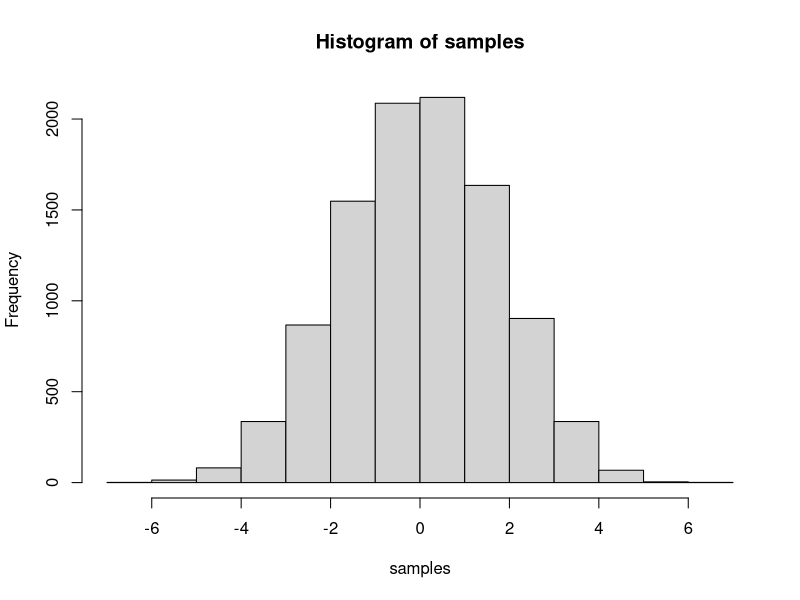
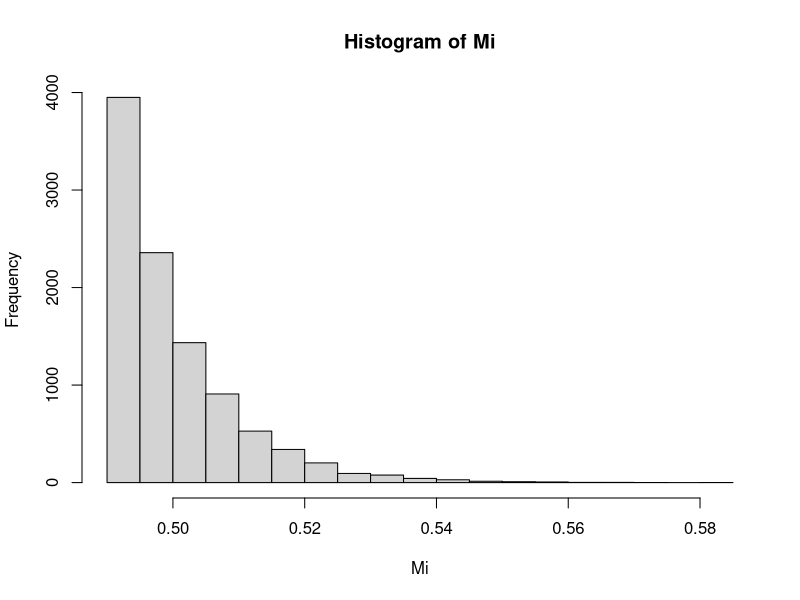

R code for these plots, in order:

# for a mean-zero normal mixture distribution
#  with 50% probability on each distribution,
#  calculate the variance needed for each component
#  given the offset (c) from the grand mean (assumed 0)
#  and the desired marginal variance (V)

mu = 0
V = 3
c = 1
n = 10000
prob = 0.5
( v.each = V - c^2 )  # from theory

components = sample(1:2,
                    prob=c(0.5, 0.5),
                    size=n,
                    replace=TRUE)
mus <- c(-c, c)
sds <- sqrt(c(v.each, v.each))

samples <- rnorm(n=n,mean=mus[components],sd=sds[components])
hist(samples)



##################### T-DIST #####################


mu = 0.5
V = 0.25^2
q = 0.7
n = 10000
df = 2*V / (V-1)

Xn = rnorm( 
            mean = mu, 
            sd = sqrt(V),
            n = n )
sum(Xn > q) / length(Xn)

# https://stackoverflow.com/questions/17843497/sampling-from-a-t-distribution-in-r
df = 3
Xt = rt(n, df=df) * sqrt(V * (df-2)/df) + mu
mean(Xt); mu
var(Xt); V
sum(Xt > q) / length(Xt)


##################### UNIFORM MIXTURE #####################

# generate from a uniform mixture with endpoints [-b, -a] and [a, b]
#  but shifted so that the grand mean is mu
runif2 = function(n,
                  mu,
                  V) {
  # calculate lower limit for positive distribution, a
  # arbitrary, but can't have too large or else it;s impossible to find
  #  a valid b
  a = sqrt(V)/2  
  
  # calculate upper endpoint for positive distribution, b
  b = abs( 0.5 * ( sqrt(3) * sqrt( 4*V - a^2 ) - a ) )
           
  #b = 0.6

  # prior to mean shift
  components = sample(1:2,
                      prob=c(0.5, 0.5),
                      size=n,
                      replace=TRUE)
  
  mins = c( -b, a )
  maxes = c( -a, b )

  samples = runif(n=n,
                  min=mins[components],
                  max=maxes[components])

  # mean-shift them
  samples = samples + mu
  
  return( list(x = samples,
               a = a, 
               b = b) )
}

# # sanity check
# mu = 0.5
# V = 0.1^2
# fake = runif2( n = 10000,
#                mu = mu, 
#                V = V)$x
# 
# hist(fake)
# mean(fake)
# var(fake); V


# calculate quantile
qunif2 = function(p, 
                  mu,
                  V) {
  
  # calculate lower limit for positive distribution, a
  a = sqrt(V)/2  
  
  # calculate upper endpoint for positive distribution, b
  b = abs( 0.5 * ( sqrt(3) * sqrt( 4*V - a^2 ) - a ) )
  
  # in this case, easy because the q must be within
  #  the negative distribution
  if (p < 0.5) {
    # total length of support, not counting the gap, 
    #  is (b-a)*2
    # we want a point that is p% of the way through the support
    
    # from the lower endpoint of the negative dist, add the proportion of that interval
    q.shift = -b + p * (b-a)*2
  }
  
  else if (p == 0.5) q.shift = 0
  
  # now we're in the positive part of the distribution
  else if (p > 0.5) {
    # subtract the 0.5 that's used up by the negative dist
    # so we want a point that is (p-0.5)% of the way into the support
    #  of the positive part
    #  and the positive part has support length (b-a)
    #q.shift = a + (p - 0.5) * (b-a)
    
    #browser()
    q.temp = -b + p * (b-a)*2
    q.shift = q.temp + 2*a
  }
  
  q = q.shift + mu
  return(q)
}

# # sanity check
# mu = 0.5
# V = 0.1^2
# fake = runif2( n = 10000,
#                mu = mu,
#                V = V)
# 
# hist(fake$x)
# mean(fake$x)
# var(fake$x); V
# 
# p = 0.1
# ( q = qunif2( p = p, 
#         mu = mu, 
#         V = V) )
# sum(fake$x < q) / length(fake$x); p
# # works :) 

###################### WHAT DO EXISTING EXPO DATA LOOK LIKE? ###################### 

# highly skewed :) 
V = 0.01^2
mu = 0.5
n = 10000
Mi = rexp( n = n, rate = sqrt(1/V) )
# now the mean is sqrt(V) rather than mu
# shift to have the correct mean (in expectation)
Mi = Mi + (mu - sqrt(V))
hist(Mi)
